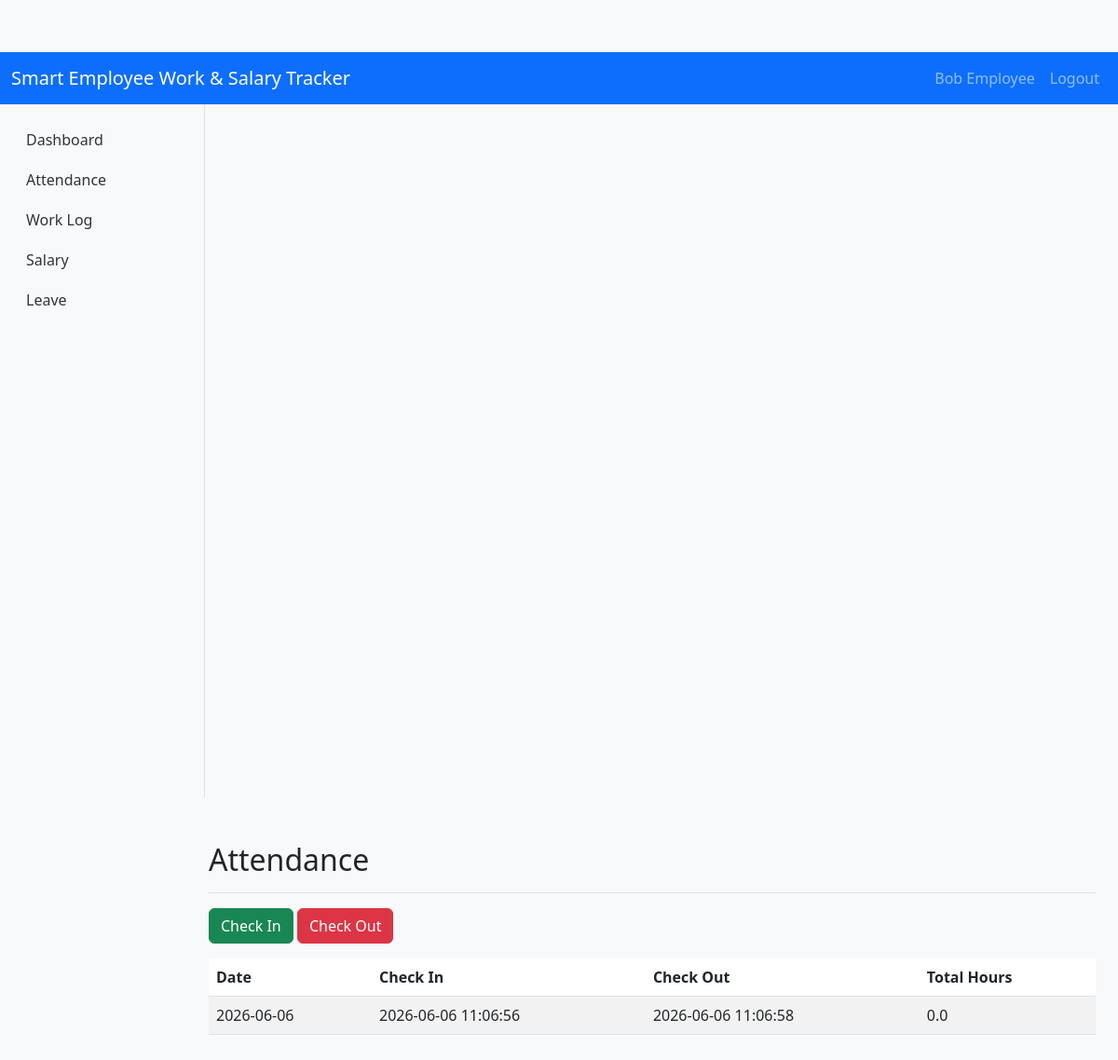
Screenshot of /attendance (signed in) with the database file from the repository.
### tables this page shows
CREATE TABLE Employees (
        id INTEGER PRIMARY KEY AUTOINCREMENT,
        employee_id TEXT UNIQUE,
        name TEXT,
        email TEXT,
        password TEXT,
        department TEXT,
        role TEXT,
        base_salary REAL
    );

CREATE TABLE Attendance (
        id INTEGER PRIMARY KEY AUTOINCREMENT,
        employee_id TEXT,
        date TEXT,
        check_in TEXT,
        check_out TEXT,
        total_hours REAL
    );

### app.py (the view, shortened to what this page needs)
@app.route('/attendance', methods=['GET', 'POST'])
@login_required
def attendance():
    emp_id = current_user.employee_id
    now = datetime.now().strftime('%Y-%m-%d %H:%M:%S')
    today = date.today().isoformat()
    records = query_db('SELECT * FROM Attendance WHERE employee_id = ? ORDER BY date DESC LIMIT 30', (emp_id,))
    return render_template('attendance.html', records=records)

### app.py (called while the page is built)
def get_db():
    db = getattr(g, '_database', None)
    if db is None:
        db = g._database = sqlite3.connect(DB_PATH)
        db.row_factory = sqlite3.Row
    return db

@app.teardown_appcontext
def close_connection(exception):
    db = getattr(g, '_database', None)
    if db is not None:
        db.close()

def query_db(query, args=(), one=False):
    cur = get_db().execute(query, args)
    rv = cur.fetchall()
    cur.close()
    return (rv[0] if rv else None) if one else rv

@login_manager.user_loader
def load_user(user_id):
    return User.get_by_id(user_id)

    @staticmethod
    def get_by_id(id_):
        row = query_db('SELECT * FROM Employees WHERE id = ?', (id_,), one=True)
        if row:
            return User(row['id'], row['employee_id'], row['name'], row['email'], row['role'])
        return None

### templates/attendance.html
{% extends 'base.html' %}
{% block content %}
<div class="pt-3 pb-2 mb-3 border-bottom">
  <h1 class="h2">Attendance</h1>
</div>
<form method="POST" class="mb-3">
  <button name="action" value="check_in" class="btn btn-success">Check In</button>
  <button name="action" value="check_out" class="btn btn-danger">Check Out</button>
</form>
<div class="table-responsive">
  <table class="table table-striped">
    <thead>
      <tr>
        <th>Date</th>
        <th>Check In</th>
        <th>Check Out</th>
        <th>Total Hours</th>
      </tr>
    </thead>
    <tbody>
      {% for r in records %}
      <tr>
        <td>{{ r['date'] }}</td>
        <td>{{ r['check_in'] or '-' }}</td>
        <td>{{ r['check_out'] or '-' }}</td>
        <td>{{ r['total_hours'] }}</td>
      </tr>
      {% else %}
      <tr><td colspan="4" class="text-center">No attendance records yet.</td></tr>
      {% endfor %}
    </tbody>
  </table>
</div>
{% endblock %}

### templates/base.html (shortened to what this page needs)
<!doctype html>
<html lang="en">
  <head>
    <link href="https://cdn.jsdelivr.net/npm/bootstrap@5.3.0/dist/css/bootstrap.min.css" rel="stylesheet">
    <link rel="stylesheet" href="/static/css/style.css">
  </head>
  <body>
    <nav class="navbar navbar-expand-lg navbar-dark bg-primary">
      <div class="container-fluid">
        <a class="navbar-brand" href="#">Smart Employee Work & Salary Tracker</a>
        <div class="collapse navbar-collapse" id="navbarSupportedContent">
          <ul class="navbar-nav ms-auto mb-2 mb-lg-0">
            {% if current_user.is_authenticated %}
            <li class="nav-item">
              <a class="nav-link" href="#">{{ current_user.name }}</a>
            </li>
            <li class="nav-item">
              <a class="nav-link" href="{{ url_for('logout') }}">Logout</a>
            </li>
            {% else %}
            <li class="nav-item">
              <a class="nav-link" href="{{ url_for('login') }}">Login</a>
            </li>
            {% endif %}
          </ul>
        </div>
      </div>
    </nav>
    <div class="container-fluid">
      <div class="row">
        <nav id="sidebar" class="col-md-2 d-none d-md-block bg-light sidebar">
          <div class="position-sticky">
            <ul class="nav flex-column sidebar-nav">
              {% if current_user.is_authenticated and current_user.role == 'Admin' %}
              <li class="nav-item"><a class="nav-link" href="{{ url_for('admin_dashboard') }}">Admin Dashboard</a></li>
              <li class="nav-item"><a class="nav-link" href="{{ url_for('employee_management') }}">Manage Employees</a></li>
              <li class="nav-item"><a class="nav-link" href="{{ url_for('salary_report') }}">Salary Report</a></li>
              <li class="nav-item"><a class="nav-link" href="{{ url_for('admin_leaves') }}">Leave Requests</a></li>
              <li class="nav-item"><a class="nav-link" href="{{ url_for('analytics') }}">Analytics</a></li>
              {% elif current_user.is_authenticated %}
              <li class="nav-item"><a class="nav-link" href="{{ url_for('dashboard') }}">Dashboard</a></li>
              <li class="nav-item"><a class="nav-link" href="{{ url_for('attendance') }}">Attendance</a></li>
              <li class="nav-item"><a class="nav-link" href="{{ url_for('worklog') }}">Work Log</a></li>
              <li class="nav-item"><a class="nav-link" href="{{ url_for('salary') }}">Salary</a></li>
              <li class="nav-item"><a class="nav-link" href="{{ url_for('leave') }}">Leave</a></li>
              {% endif %}
            </ul>
          </div>
        </nav>
        <main class="col-md-9 ms-sm-auto col-lg-10 px-md-4">
          {% block content %}{% endblock %}
        </main>
      </div>
    </div>
  </body>
</html>

### static/css/style.css (style rules this page uses)
body { padding-top: 56px; background-color: #f8f9fa; }
#sidebar { height: 100vh; position: fixed; top: 56px; left: 0; padding-top: 1rem; border-right: 1px solid #dee2e6; }
.sidebar-nav a { padding: 0.6rem 1rem; display: block; color: #333; }
#sidebar { width: 220px; position: sticky; top: 56px; height: calc(100vh - 56px); overflow-y: auto; }
main { margin-left: 0; padding: 1rem; }

### rows the page displays
Employees: name "Bob Employee"
Attendance: date "2026-06-06", check_in "2026-06-06 11:06:56", check_out "2026-06-06 11:06:58", total_hours "0.0"
